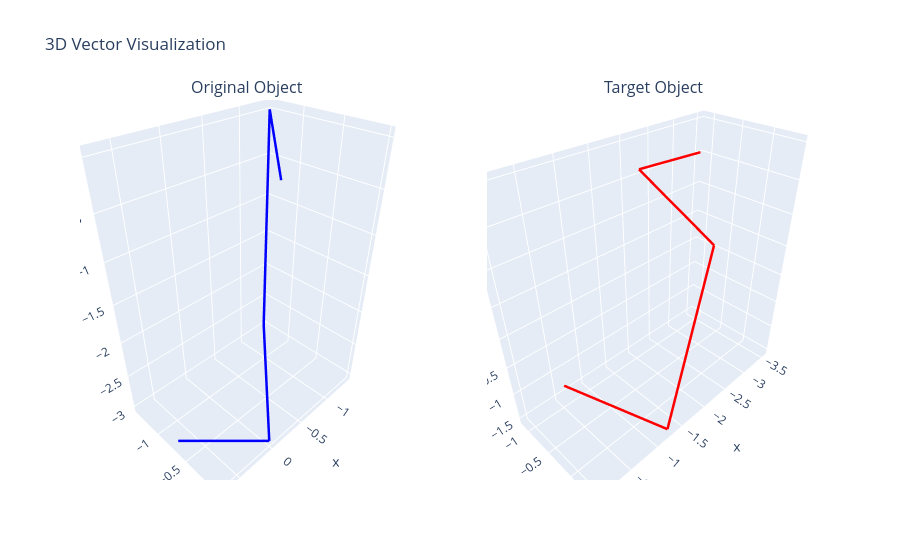

The notebook cell saved with this chart:
### Code cell
# Create graph
fig = make_subplots(rows=1, cols=2, specs=[[{'type': 'scene'}, {'type': 'scene'}]], subplot_titles=("Original Object", "Target Object"))

add_object(fig, original_object, "Original Object", colour='blue', row=1, col=1)
add_object(fig, target_object, "Target Object", colour='red', row=1, col=2)

fig.update_layout(title='3D Vector Visualization', showlegend=False)

### Figure 1 — Plotly figure (JSON) as saved in the notebook; plotly's stock layout.template omitted (floating-point values rounded to 4 significant figures)
{"data": [{"legendgroup": "Original Object", "line": {"color": "blue", "width": 5}, "mode": "lines", "name": "Original Object", "scene": "scene", "showlegend": true, "type": "scatter3d", "x": [0, -1.414], "y": [0, -1.414], "z": [0, 0]}, {"legendgroup": "Original Object", "line": {"color": "blue", "width": 5}, "mode": "lines", "name": "Original Object", "scene": "scene", "showlegend": false, "type": "scatter3d", "x": [-1.414, -1.414], "y": [-1.414, -1.414], "z": [0, -3]}, {"legendgroup": "Original Object", "line": {"color": "blue", "width": 5}, "mode": "lines", "name": "Original Object", "scene": "scene", "showlegend": false, "type": "scatter3d", "x": [-1.414, 0], "y": [-1.414, 0], "z": [-3, -3]}, {"legendgroup": "Original Object", "line": {"color": "blue", "width": 5}, "mode": "lines", "name": "Original Object", "scene": "scene", "showlegend": false, "type": "scatter3d", "x": [0, 0.7071], "y": [0, -0.7071], "z": [-3, -3]}, {"legendgroup": "Target Object", "line": {"color": "red", "width": 5}, "mode": "lines", "name": "Target Object", "scene": "scene2", "showlegend": true, "type": "scatter3d", "x": [0, -1.251], "y": [0, 0.428], "z": [0, -1.501]}, {"legendgroup": "Target Object", "line": {"color": "red", "width": 5}, "mode": "lines", "name": "Target Object", "scene": "scene2", "showlegend": false, "type": "scatter3d", "x": [-1.251, -3.531], "y": [0.428, -0.7268], "z": [-1.501, 0.06946]}, {"legendgroup": "Target Object", "line": {"color": "red", "width": 5}, "mode": "lines", "name": "Target Object", "scene": "scene2", "showlegend": false, "type": "scatter3d", "x": [-3.531, -2.28], "y": [-0.7268, -1.155], "z": [0.06946, 1.57]}, {"legendgroup": "Target Object", "line": {"color": "red", "width": 5}, "mode": "lines", "name": "Target Object", "scene": "scene2", "showlegend": false, "type": "scatter3d", "x": [-2.28, -2.457], "y": [-1.155, -0.257], "z": [1.57, 1.974]}], "layout": {"annotations": [{"font": {"size": 16}, "showarrow": false, "text": "Original Object", "x": 0.225, "xanchor": "center", "xref": "paper", "y": 1, "yanchor": "bottom", "yref": "paper"}, {"font": {"size": 16}, "showarrow": false, "text": "Target Object", "x": 0.775, "xanchor": "center", "xref": "paper", "y": 1, "yanchor": "bottom", "yref": "paper"}], "scene": {"domain": {"x": [0, 0.45], "y": [0, 1]}}, "scene2": {"domain": {"x": [0.55, 1], "y": [0, 1]}}, "showlegend": false, "title": {"text": "3D Vector Visualization"}}}
